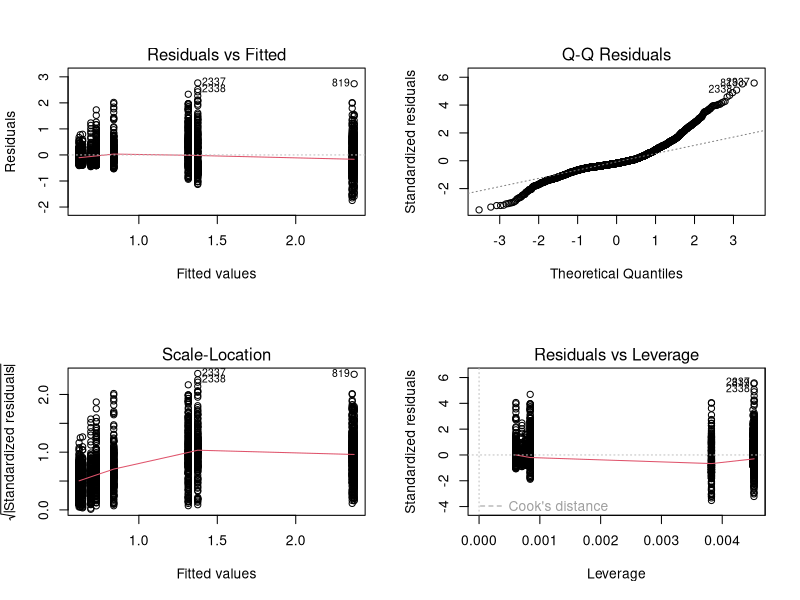
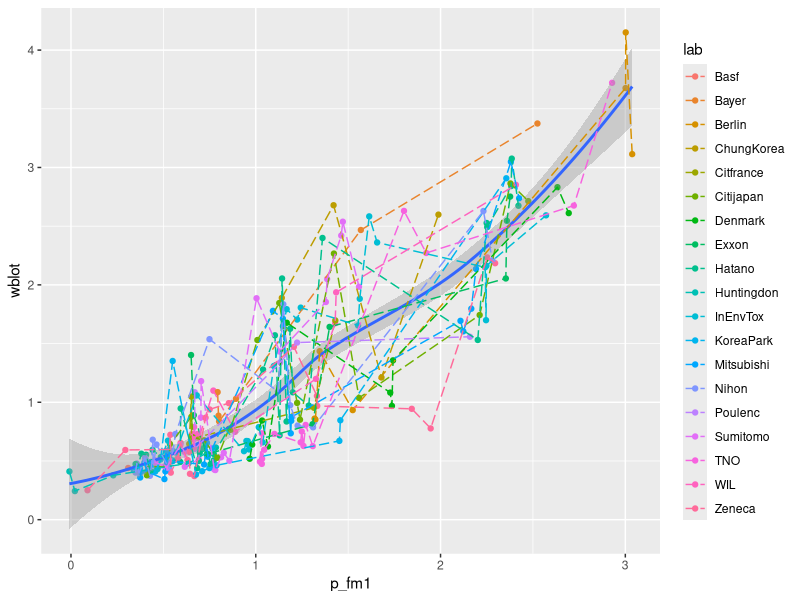
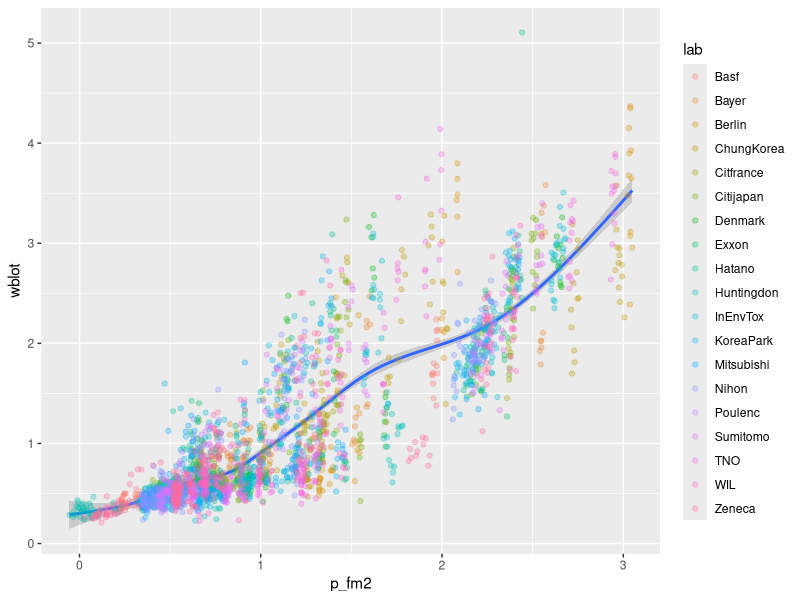
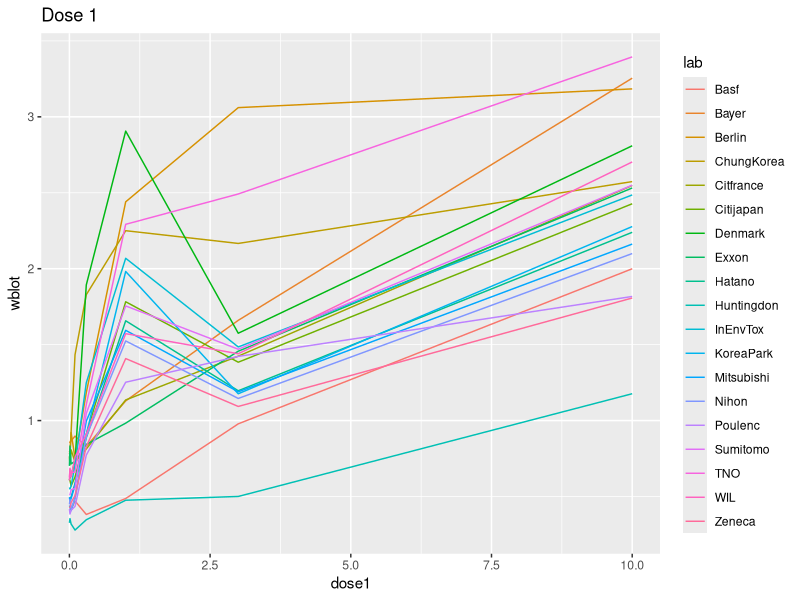
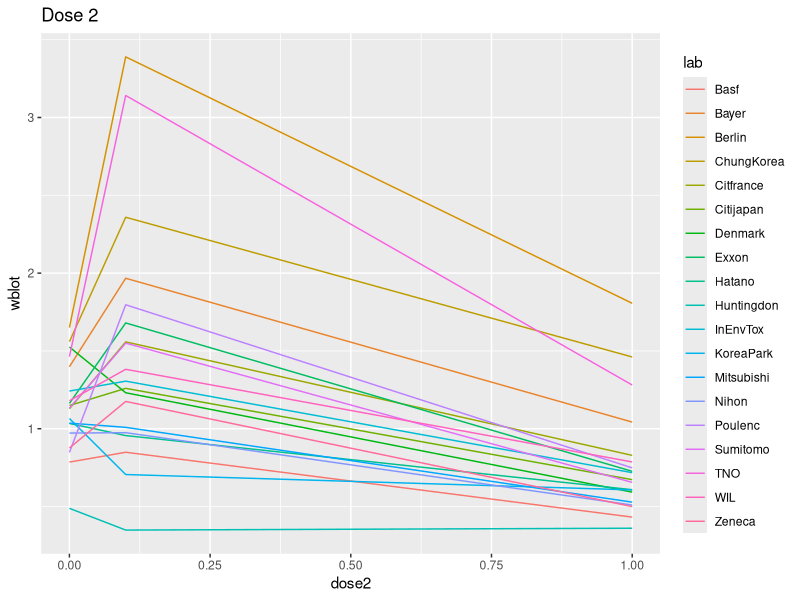
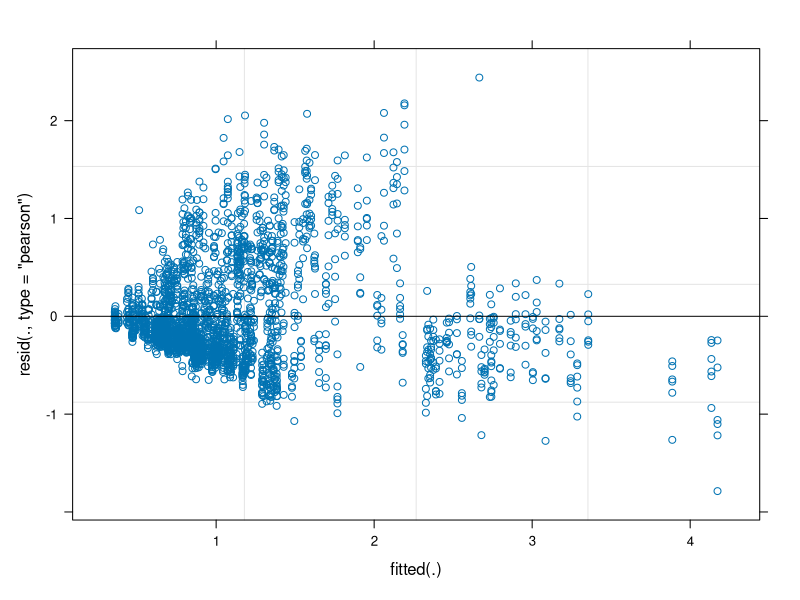

Generate these figures, in order, with R: (Note: this script raises an error after producing the figures.)
## ---- chunk 1
library(dplyr)
library(lme4)
library(ggplot2)
#read in the data
###plot multiple ggplots in one place  obtained from http://www.cookbook-r.com/Graphs/Multiple_graphs_on_one_page_(ggplot2)/
# Multiple plot function
#
# ggplot objects can be passed in ..., or to plotlist (as a list of ggplot objects)
# - cols:   Number of columns in layout
# - layout: A matrix specifying the layout. If present, 'cols' is ignored.
#
# If the layout is something like matrix(c(1,2,3,3), nrow=2, byrow=TRUE),
# then plot 1 will go in the upper left, 2 will go in the upper right, and
# 3 will go all the way across the bottom.
#
multiplot <- function(..., plotlist=NULL, file, cols=1, layout=NULL) {
  library(grid)

  # Make a list from the ... arguments and plotlist
  plots <- c(list(...), plotlist)

  numPlots = length(plots)

  # If layout is NULL, then use 'cols' to determine layout
  if (is.null(layout)) {
    # Make the panel
    # ncol: Number of columns of plots
    # nrow: Number of rows needed, calculated from # of cols
    layout <- matrix(seq(1, cols * ceiling(numPlots/cols)),
                    ncol = cols, nrow = ceiling(numPlots/cols))
  }

 if (numPlots==1) {
    print(plots[[1]])

  } else {
    # Set up the page
    grid.newpage()
    pushViewport(viewport(layout = grid.layout(nrow(layout), ncol(layout))))

    # Make each plot, in the correct location
    for (i in 1:numPlots) {
      # Get the i,j matrix positions of the regions that contain this subplot
      matchidx <- as.data.frame(which(layout == i, arr.ind = TRUE))

      print(plots[[i]], vp = viewport(layout.pos.row = matchidx$row,
                                      layout.pos.col = matchidx$col))
    }
  }
}

####

RMSE <- function(x,y) {return(sqrt(mean((y-x)^2)))} 
dat <- read.table("case1.txt", header = T, stringsAsFactors = F, na.strings = ".", colClasses=c("character","character","numeric","numeric","numeric","numeric","numeric","numeric"))
dat <-  dat %>% filter(complete.cases(blot)) %>% mutate(wblot = blot/body, wwet = wet/body)
## ---- chunk 2
set.seed(3)
samp <- sample(dim(dat)[1], dim(dat)[1]/10)
test <- dat[samp,]
train <- dat[-samp,]
## ---- chunk 3
quantile(test$wblot)
## ---- chunk 4
lm1 <- lm(wblot ~ 1+ poly(dose1,2) + poly(dose2,2), data = train)
par(mfrow=c(2,2))
plot(lm1)
## ---- chunk 5
library(Metrics)
R1 <- NULL
for(i in 1: 100) {
  samp <- sample(dim(dat)[1], dim(dat)[1]/10)
  test <- dat[samp,]
  train <- dat[-samp,]
  lm1 <- lm(wblot ~ 1+ poly(dose1,2) + poly(dose2,2), data = train)
  p_lm1 <- predict(lm1, test)
  R1 <- rbind(R1, rmse(p_lm1, test$wblot))
}
## ---- chunk 6
fm1 <- lmer(wblot ~ 1 + (proto|lab) + body + poly(dose1,2) + poly(dose2,2), train)
summary(fm1)
## ---- chunk 7
R2 <- NULL
for(i in 1: 100){
  samp <- sample(dim(dat)[1], dim(dat)[1]/10)
  test <- dat[samp,]
  train <- dat[-samp,]
  fm1 <- lmer(wblot ~ 1 + (proto|lab) + body + poly(dose1,2) + poly(dose2,2), train)
  p_fm1 <- predict(fm1, test)
  R2 <- rbind(R2, RMSE(p_fm1, test$wblot))
}
ggplot(data = test, aes(p_fm1, wblot)) + geom_point(aes(colour = lab)) + geom_smooth() + geom_line(aes(colour=lab), linetype=5)
## ---- chunk 8
fm2 <- lmer(wblot ~ 1 + (proto|lab) + body + poly(dose1,2) + poly(dose2,2), dat)
summary(fm2)
p_fm2 <- predict(fm2, dat)
ggplot(data = dat, aes(p_fm2, wblot)) + geom_smooth() + geom_point(aes(colour = lab), alpha = 0.3) 

## ---- chunk 9
mean_dat1 <- dat %>% group_by(lab, dose1) %>% summarise(wblot = mean(wblot))
ggplot(data = mean_dat1, aes(x = dose1, y = wblot, color = lab)) + geom_line() + ggtitle("Dose 1")
mean_dat2 <- dat %>% group_by(lab, dose2) %>% summarise(wblot = mean(wblot))
ggplot(data = mean_dat2, aes(x = dose2, y = wblot, color = lab)) + geom_line() + ggtitle('Dose 2')

## ---- chunk 10
#dose response curve
minmod <- lmer(wblot ~ (1 + proto + dose1 + dose2| lab), dat) #minimum model
summary(minmod)
plot(minmod)
p_minmod <- predict(minmod, test)
ggplot(data = dat, aes(p_minmod, wblot)) + geom_smooth() + geom_point(aes(colour = lab), alpha = 0.3) #+ geom_line(aes(colour=lab), linetype=5)

## ---- chunk 11
medmod <- lmer(wblot ~ (1 + poly(dose1,2) + poly(dose2,2) |lab)+poly(dose1,2)+poly(dose2,2)+poly(body,2)+(proto*lab), dat) #med model
summary(medmod)
plot(medmod)
p_medmod <- predict(medmod, dat)
ggplot(data = dat, aes(p_medmod, wblot)) + geom_point(aes(colour = lab)) + geom_smooth() #+ geom_line(aes(colour=lab), linetype=5)

par(mfrow = c(2,2))
test_p <- ggplot(data = test, aes(x = wblot)) + geom_histogram() + lims(x = c(0,4)) + theme_bw()
min_p <- ggplot(test,aes(p_minmod)) + geom_histogram() + lims(x = c(0,4)) + theme_bw()
med_p <- ggplot(test,aes(p_medmod)) + geom_histogram() + lims(x = c(0,4)) + theme_bw()
multiplot(test_p, min_p, med_p, cols = 2)
